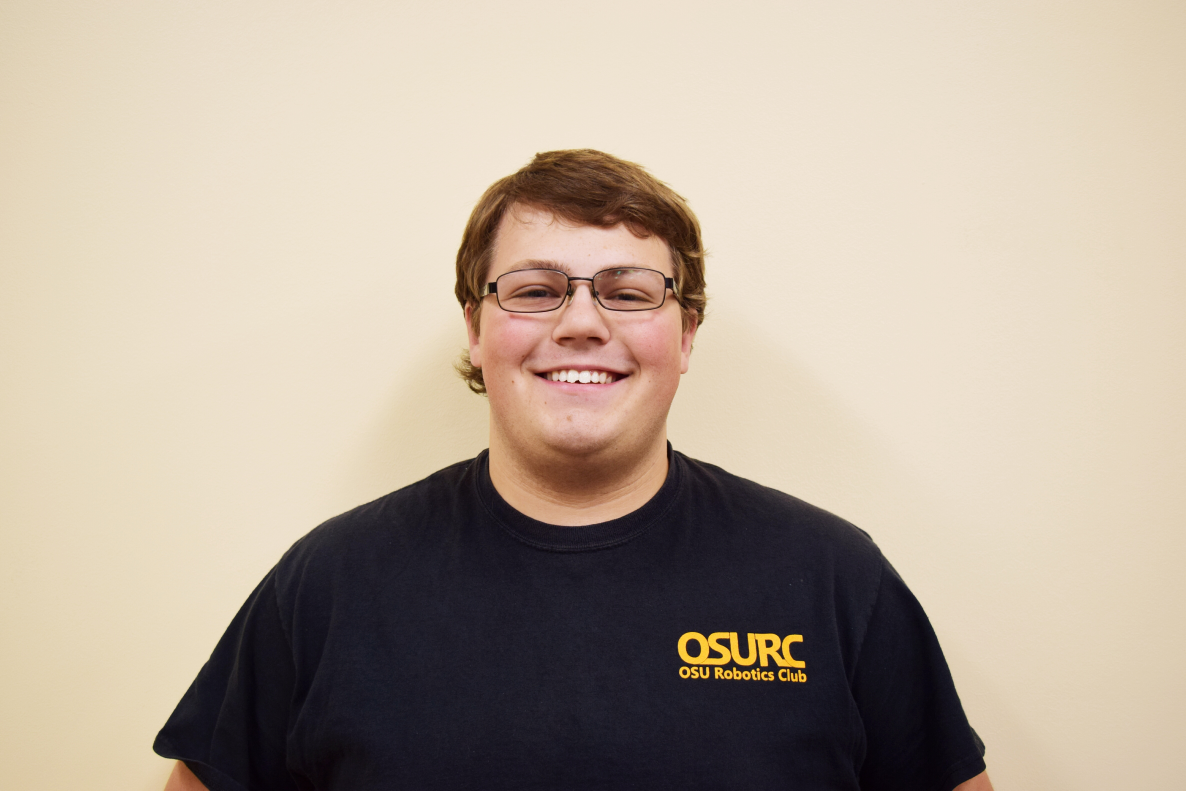
#> input picture headshot_cropper/inputs/Corwin.jpg, 4744 x 3163 px (shown at 1/4 size); its folder holds only this picture in this run
$ python cropper.py   (Python 2 division)
#> lines starting #> are read from the running program, lines starting #| are printed output that depends on the picture
import numpy as np
import os
import cv2

extra_dimensions_percent = 0.3
show_window = False
draw_face_box = False

face_cascade = cv2.CascadeClassifier('xml/haarcascade_frontalface_default.xml')


def cropper(files):
    for current_file in files:
        img = cv2.imread('inputs/' + current_file)
#> img is the input picture: shape (3163, 4744, 3); mean B, G, R 154.2, 169.6, 183.3
        gray = cv2.cvtColor(img, cv2.COLOR_BGR2GRAY)
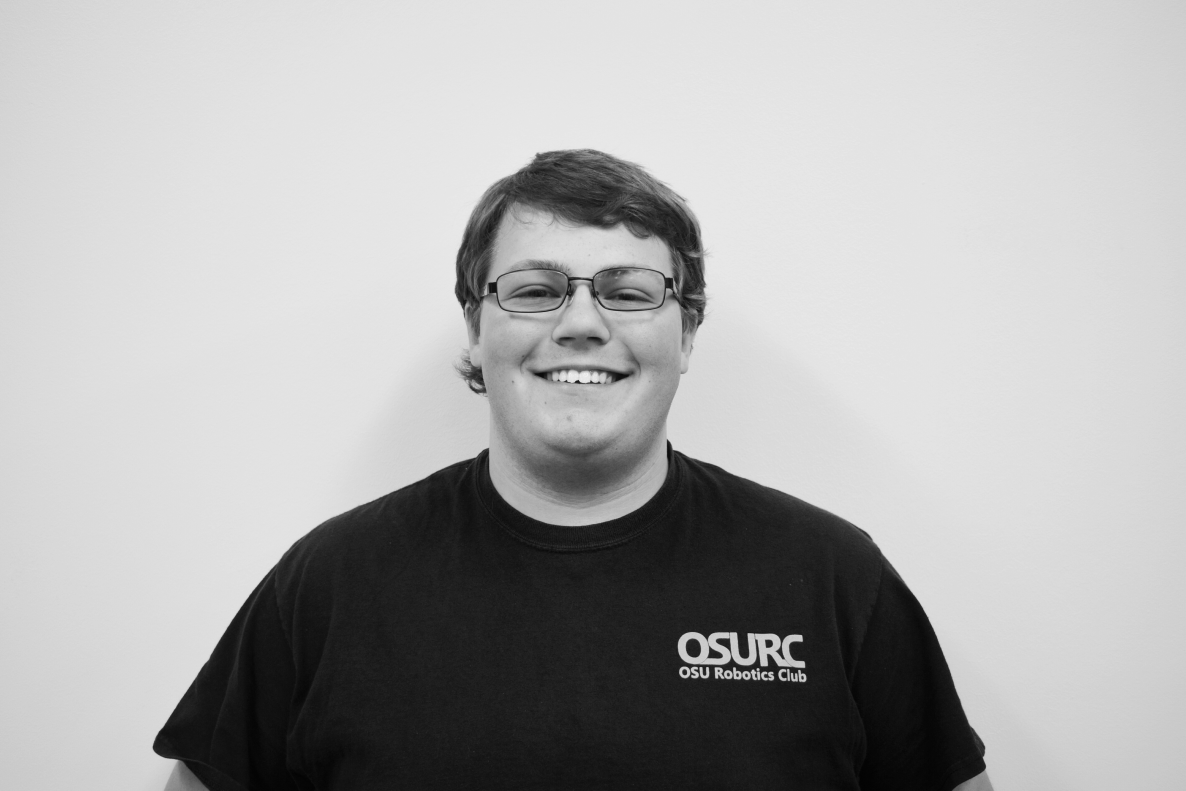
#> gray: shape (3163, 4744) (shown at 1/4 size); min 1, max 249, mean 172

        faces = face_cascade.detectMultiScale(gray, 1.3, 5)
#> faces = [[1869, 798, 911, 911]]

        for (x,y,w,h) in faces:
            if draw_face_box:
                cv2.rectangle(img, (x, y), (x+w, y+h), (255, 0, 0), 2)
#> this loop made 1 pass

        (x, y, w, h) = faces[0]
#> x = 1869; y = 798; w = 911; h = 911
        max_dim = max(w, h)
#> max_dim = 911
        extra_dimensions = int(max_dim * extra_dimensions_percent)
#> extra_dimensions = 273

        headshot = img[y-extra_dimensions:y+max_dim+extra_dimensions, x-extra_dimensions:x+max_dim+extra_dimensions]
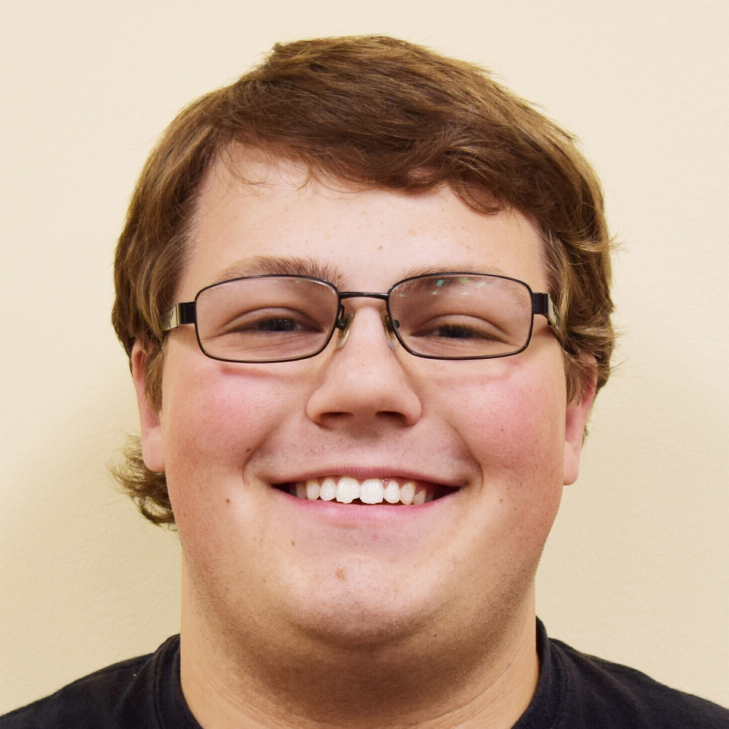
#> headshot: shape (1457, 1457, 3) (shown at 1/2 size); mean B, G, R 140.9, 162.2, 192.4
        height, width = headshot.shape[:2]
#> height = 1457; width = 1457

        cv2.imwrite("outputs/" + current_file, headshot)
        if show_window:
            cv2.imshow('img', cv2.resize(headshot, (width // 4, height //4)))
            cv2.waitKey(0)
            cv2.destroyAllWindows()

        print "Cropped %s" % current_file

if __name__ == '__main__':
    print "Started Cropper"
    cropper(os.listdir("inputs"))
    print "Cropping Complete"
